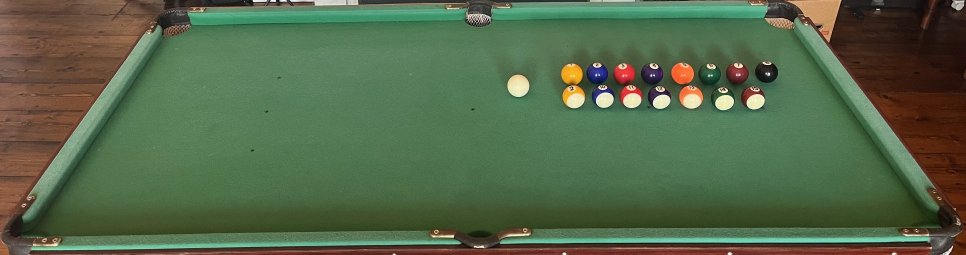
//> input picture Pool/AllBalls.jpeg, 1931 x 509 px (shown at 1/2 size)
$ ./MyApplication   (built with g++ and OpenCV 4)
//> lines starting //> are read from the running program, lines starting //| are printed output that depends on the picture; after the words box and inside, x2 and y2 are one past the last pixel; in counts of white or black regions, pixels touching at a corner belong together
// myApplication.cpp

#include <opencv2/opencv.hpp>
#include <iostream>
#include <vector>
#include <tuple>
#include <algorithm>
#include <fstream>
#include <sstream>
#include <string>

using namespace cv;
using namespace std;

//////////////////////////////////
// TABLE GEOMETRY
//////////////////////////////////

//table corners in og image, order: top left, top right, bottom right, bottom left

const vector<Point2f> TABLE_CORNERS = {
    Point2f(337.0f, 35.0f),
    Point2f(1570.0f, 21.0f),
    Point2f(1888.0f, 451.0f),
    Point2f(38.0f, 472.0f)
};

//size of the transf table image
const float TABLE_W = 1433.0f;
const float TABLE_H = 682.0f;
const Size WARP_SIZE(1434, 683);

//////////////////////////////////
// STAGE 1: Dectecting the balls
//////////////////////////////////

//find potential circles
// [212 lines left out: functions findBalls, filterBalls, recoverDarkBalls, not called in this run]

//calculate perspective transformation matrix
Mat getTablePerspectiveMatrix() {

    Point2f source_points[4] = {
        Point2f(337.0f, 35.0f),
        Point2f(1570.0f, 21.0f),
        Point2f(38.0f, 472.0f),
        Point2f(1888.0f, 451.0f)
    };

    Point2f destination_points[4] = {
        Point2f(0.0f, 0.0f),
        Point2f(1433.0f, 0.0f),
        Point2f(0.0f, 682.0f),
        Point2f(1433.0f, 682.0f)
    };

    return getPerspectiveTransform(source_points, destination_points);
}

// [141 lines left out: functions transformBallPosititions, findBgHue, segmentTable, not called in this run]

////////////////////////////////////
// STAGE 2: Recognising the balls
////////////////////////////////////
vector<Point2f> loadGroundTruth(const string& imageName);//forward declaration, these might need to be reordered


//colour histogram from one ball
Mat extractBallHist(const Mat& hsv, Point2f centre, Size axes){
    //circuilar mask for ball
    Mat ballMask = Mat::zeros(hsv.size(), CV_8UC1);


    //elliptical mask for transformed ball
    ellipse(
        ballMask,
        centre,
        axes,
        0,
        0,
        360,
        Scalar(255),
        FILLED
    );

    //histogram parameters
    int histSize[] = {30, 32}; //hue and saturation bins

    float hueRange[] = {0, 180};
    float satRange[] = {0, 256};

    const float* ranges[] = {hueRange, satRange};
    int channels[] = {0, 1}; //hue and saturation

    //calculate HSV histogram
    Mat hist;
        calcHist(
        &hsv,
        1,
        channels,
        ballMask,
        hist,
        2,
        histSize,
        ranges
    );
        //normalise histogram
    normalize(hist, hist, 1.0, 0.0, NORM_L1);

    return hist;

}

//fraction of dark px in one ball
float getDarkFraction(const Mat& hsv, Point2f centre, Size axes) {

     //make a mask around the ball
     Mat mask = Mat::zeros(hsv.size(), CV_8UC1);

     ellipse(mask, centre, axes, 0, 0, 360,
             Scalar(255), FILLED);

     //total pixels inside ball mask
     int total = countNonZero(mask);

     //avoid dividing by zero
     if (total == 0)
         return 0.0f;

     //find dark pixels using hsv brightness
     Mat darkPixels;

     inRange(hsv,
             Scalar(0, 0, 0),
             Scalar(180, 255, 59),
             darkPixels);

     //only keep dark pixels inside ball
     Mat darkInside;
     bitwise_and(darkPixels, mask, darkInside);

     //calculate fraction of ball that is dark
     return static_cast<float>(countNonZero(darkInside)) / total;
 }


//train model
vector<Mat> trainBallRecognition(vector <float> & referenceDarkFractions){
    //load the training image
    Mat trainingImage = imread("Pool/AllBalls.jpeg");
//> trainingImage is the input picture: 509 rows x 1931 cols, CV_8UC3; mean B, G, R 73.4, 103.3, 84.4


    if (trainingImage.empty()) {
        cout << "Could not load training image" << endl;
        return {};
    }

    //load labelled positions from csv
    vector<Point2f> referencePositions = loadGroundTruth("AllBalls.jpeg");
    //safety
    if (referencePositions.size() != 16) {
        cout << "Expected 16 training positions; found "
            << referencePositions.size() << endl;
        return {};
    }
    //perspective transform on training image
    //.......
    Mat perspective_matrix = getTablePerspectiveMatrix();

    Mat transformed;
    warpPerspective(trainingImage, transformed, perspective_matrix, Size(1434,683));
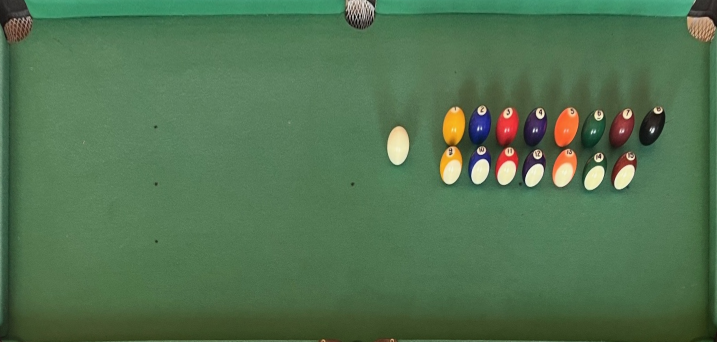
//> transformed: 683 rows x 1434 cols, CV_8UC3 (shown at 1/2 size); mean B, G, R 80.2, 114.6, 81.6
    //check labelled training ball positions
    Mat trainingResult = transformed.clone();

    for (int i = 0; i < referencePositions.size(); i++) {

        //draw sampling area around each training ball
        ellipse(
            trainingResult,
            referencePositions[i],
            Size(16, 30),
            0,
            0,
            360,
            Scalar(0, 0, 255),
            1
        );

        //label reference ball
        string label = (i == 15) ? "W" : to_string(i + 1);

        putText(
            trainingResult,
            label,
            referencePositions[i] + Point2f(-8, -18),
            FONT_HERSHEY_SIMPLEX,
            0.4,
            Scalar(255, 255, 255),
            1
        );
    }
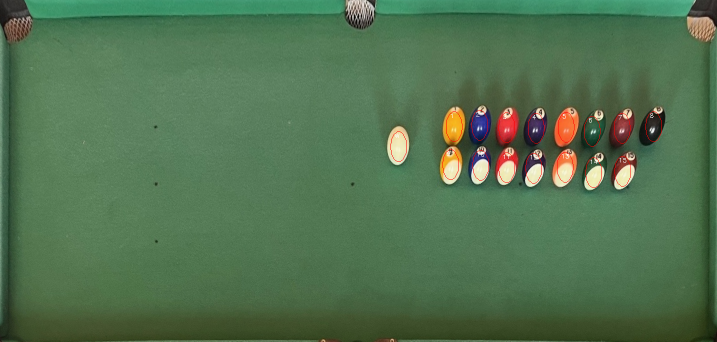
//> trainingResult: 683 rows x 1434 cols, CV_8UC3 (shown at 1/2 size); mean B, G, R 80, 114.4, 81.9

    imwrite("training_samples.png", trainingResult);
    //convert to hsv
    Mat hsv;
    cvtColor(transformed, hsv, COLOR_BGR2HSV);
//> hsv: 683 rows x 1434 cols, CV_8UC3; mean H, S, V 59.1, 90.1, 116.7

    //histogram for each labeled ball
    vector <Mat> referenceHistograms;
    const Size BALL_AXES(16, 30); //TUNE
    for (const Point2f & centre : referencePositions){
        Mat hist = extractBallHist(hsv, centre, BALL_AXES);
        referenceHistograms.push_back(hist);

        //also save how much of each ball is dark
        float darkFrac = getDarkFraction(hsv, centre, BALL_AXES);
        referenceDarkFractions.push_back(darkFrac);
    }
//> this loop made 16 passes
//> darkFrac on passes 1 to 12: 0, 0.0139, 0, 0.208, 0, 0.197, 0.0152, 0.857, 0.00316, 0.00316, 0, 0.0904
//> pass 1, in extractBallHist, `normalize(hist, hist, 1.0, 0.0, NORM_L1);`:
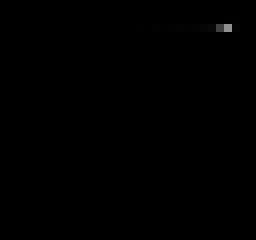
//> hist: 30 rows x 32 cols, CV_32FC1 (shown 8 times larger); min 0, max 0.569, mean 0.00104
//> pass 1, in getDarkFraction, `inRange(hsv, Scalar(0, 0, 0), Scalar(180, 255, 59), darkPixels);`:
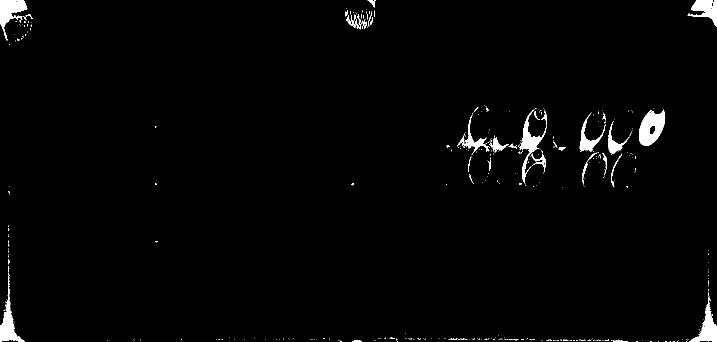
//> darkPixels: 683 rows x 1434 cols, CV_8UC1 (shown at 1/2 size); 1.7% white; 420 white regions (375 under 20 px), largest, box (x1, y1, x2, y2) and area: (1278, 219, 1331, 292) 2454, (0, 0, 55, 81) 1883, (0, 545, 49, 683) 1765

    return referenceHistograms;

};

//score with bakc proj
// [251 lines left out: functions scoreBallMatch, recogniseBalls, not called in this run]


////////////////////////////////////////
// EVAL
////////////////////////////////////////

//load ground truth from csv file
vector<Point2f> loadGroundTruth(const string& imageName) {

    vector<Point2f> groundTruth;

    //open csv file
    ifstream file("Ball Locations In Transformed Image (Second correction).csv");

    if (!file.is_open()) {
        cout << "Could not open ground truth file" << endl;
        return groundTruth;
    }

    //skip two header rows
    string line;
    getline(file, line);
    getline(file, line);
    //find row for the selected image
    while (getline(file, line)) {

        stringstream ss(line);
        string imageNameCSV;

        //read image filename
        getline(ss, imageNameCSV, ',');

        if (imageNameCSV != imageName) {
            continue;
        }

        //read ball positions (1-15 and white)
        for (int i = 0; i < 16; i++) {

            string row, column;

            getline(ss, row, ',');
            getline(ss, column, ',');

            //skip balls with missing positions
            if (row.empty() || column.empty()) {
                continue;
            }

            //OpenCV uses (x,y) = (column,row)
            groundTruth.push_back(
                Point2f(stof(column), stof(row))
            );
        }

        break; //found the correct image
    }

    return groundTruth;
}

//load th gt with ball labels
// [205 lines left out: functions loadGroundTruthLabels, evalDetection, evalRecognition, not called in this run]


void MyApplication() {

    //train once using AllBalls.jpeg
    vector<float> referenceDarkFractions;
    vector<Mat> referenceHistograms =
        trainBallRecognition(referenceDarkFractions);
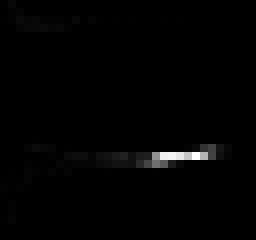
//> referenceHistograms[1]: 30 rows x 32 cols, CV_32FC1 (shown 8 times larger); min 0, max 0.0961, mean 0.00104; drawn with min black and max white
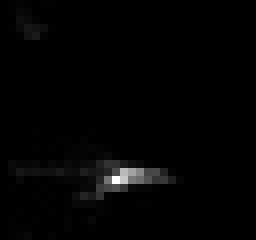
//> referenceHistograms[3]: 30 rows x 32 cols, CV_32FC1 (shown 8 times larger); min 0, max 0.0803, mean 0.00104; drawn with min black and max white
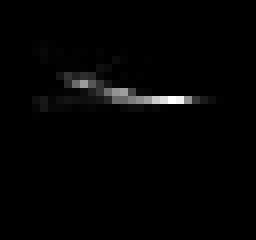
//> referenceHistograms[5]: 30 rows x 32 cols, CV_32FC1 (shown 8 times larger); min 0, max 0.0721, mean 0.00104; drawn with min black and max white
//> referenceDarkFractions = [0, 0.0139, 0, 0.208, 0, 0.197, 0.0152, 0.857, 0.00316, 0.00316, 0, 0.0904, 0, 0.0127, 0.0177, 0]

    //check all 16 training balls loaded
    if (referenceHistograms.size() != 16 ||
        referenceDarkFractions.size() != 16) {

        cout << "Skipping recognition: incomplete training data" << endl;
        return;
    }
    //test Tables 1 to 6
    for (int imageNumber = 1; imageNumber <= 6; ++imageNumber) {

        string imageName = "Table" + to_string(imageNumber) + ".jpeg";

        cout << "\n========== " << imageName << " ==========\n";

        //load current table image
        Mat original = imread("Pool/" + imageName);
//> Table1.jpeg cannot be read in this run, so this picture is empty

        if (original.empty()) {
            cout << "Could not open or find " << imageName << endl;
            continue;
        }


	//detect possible circles
	vector<Vec3f> potential = findBalls(original);

	//segment table
	Mat fgMask = segmentTable(original);

	//filter potential balls
	vector<Vec3f> ballPositions = filterBalls(potential, fgMask);
    //second go to recover dark balls missed
    ballPositions = recoverDarkBalls(original, ballPositions, fgMask);

    //get ball centres
    vector<Point2f> ogPositions;

    for (const Vec3f& ball : ballPositions) {
        ogPositions.push_back(Point2f(ball[0], ball[1]));
    }

    //transform ball positions to table coords (x,y)
    vector<Point2f> tablePositions = transformBallPosititions(ogPositions);

    //transform image for checking ball positions
    Mat perspective_matrix = getTablePerspectiveMatrix();

    Mat transformed;
    warpPerspective(original, transformed, perspective_matrix, WARP_SIZE);

    //recognise using trained histograms and dark fractions
    vector<int> predictedBalls =  recogniseBalls(transformed, tablePositions, referenceHistograms, referenceDarkFractions);

    //make a copy for drawing so recognition uses the clean image
    Mat transformedResult = transformed.clone();

    //draw transformed ball centres
     //draw positions and predicted ball numbers
    for (size_t i = 0; i < tablePositions.size(); ++i) {

        const Point2f& centre = tablePositions[i];

        circle(transformedResult, centre, 4,
            Scalar(0, 0, 255), FILLED);

        //show white ball as W
        string label = predictedBalls[i] == 0
                    ? "W" : to_string(predictedBalls[i]);

        putText(transformedResult, label,
                centre + Point2f(5, -8),
                FONT_HERSHEY_SIMPLEX, 0.45,
                Scalar(255, 255, 255), 1);
    }

    //use separate result files for each table
    string prefix = "Table" + to_string(imageNumber) + "_";

    imwrite(prefix + "transformed_result.png", transformedResult);

    //draw detected circles on original image
    Mat filtered = original.clone();

    for (const Vec3f& ball : ballPositions) {

        circle(filtered,
            Point(cvRound(ball[0]), cvRound(ball[1])),
            cvRound(ball[2]),
            Scalar(0, 0, 255), 2);
    }

    //save results
    imwrite(prefix + "filtered_result.png", filtered);
    imwrite(prefix + "foreground_mask.png", fgMask);

    //print detections and transformed positions
    cout << "Hough candidates: " << potential.size() << endl;
    cout << "Filtered candidates: " << ballPositions.size() << endl;
    cout << "Candidate\tBall\tRow\tColumn\n";

    for (size_t i = 0; i < tablePositions.size(); ++i) {

    cout << i + 1 << "\t\t"
        << predictedBalls[i] << "\t"
        << cvRound(tablePositions[i].y) << "\t"
        << cvRound(tablePositions[i].x) << endl;
    }

    //load gt for this table
    vector<pair<int, Point2f>> labelledGT = loadGroundTruthLabels(imageName);

    if (!labelledGT.empty()) {

        vector<Point2f> groundTruth;
        vector<int> labels;

        //split labels and positions
        for (const auto& item : labelledGT) {
            labels.push_back(item.first);
            groundTruth.push_back(item.second);
        }

        //evaluate detected positions
        vector<int> trueLabels = evalDetection(tablePositions, groundTruth, labels);

        //evaluate predicted identities
        evalRecognition(predictedBalls, trueLabels);

    } else {

        cout << "Skipping evaluation: no ground truth loaded for "
            << imageName << endl;
    }
}
}

int main() {
	MyApplication();
	return 0;
}

//the transformation not being perfect, criticise gt
//for the mask nexct is to maybe reduce the area we are histogramming
//mask needs to be changed for saturation


//the balls in 3 and 4 too close to edge, need to test and tune
